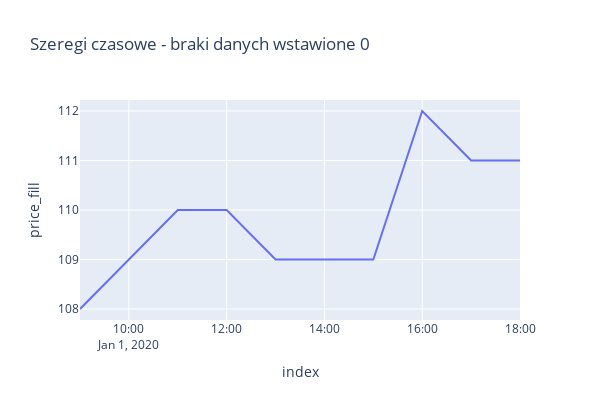

The code cell stored with this chart in its notebook:
### Code cell
df_plotly = df.reset_index()
df_plotly['price_fill'] = df_plotly['price'].fillna(method='ffill')
px.line(df_plotly, 'index', 'price_fill', width=600,height=400,
        title = "Szeregi czasowe - braki danych wstawione 0")

### Figure 1 — Plotly figure (JSON) as saved in the notebook; plotly's stock layout.template omitted (floating-point values rounded to 4 significant figures)
{"data": [{"hovertemplate": "index=%{x}<br>price_fill=%{y}<extra></extra>", "legendgroup": "", "line": {"color": "#636efa", "dash": "solid"}, "marker": {"symbol": "circle"}, "mode": "lines", "name": "", "orientation": "v", "showlegend": false, "type": "scatter", "x": ["2020-01-01T09:00:00", "2020-01-01T10:00:00", "2020-01-01T11:00:00", "2020-01-01T12:00:00", "2020-01-01T13:00:00", "2020-01-01T14:00:00", "2020-01-01T15:00:00", "2020-01-01T16:00:00", "2020-01-01T17:00:00", "2020-01-01T18:00:00"], "xaxis": "x", "y": [108, 109, 110, 110, 109, 109, 109, 112, 111, 111], "yaxis": "y"}], "layout": {"height": 400, "legend": {"tracegroupgap": 0}, "title": {"text": "Szeregi czasowe - braki danych wstawione 0"}, "width": 600, "xaxis": {"anchor": "y", "domain": [0, 1], "title": {"text": "index"}}, "yaxis": {"anchor": "x", "domain": [0, 1], "title": {"text": "price_fill"}}}}
